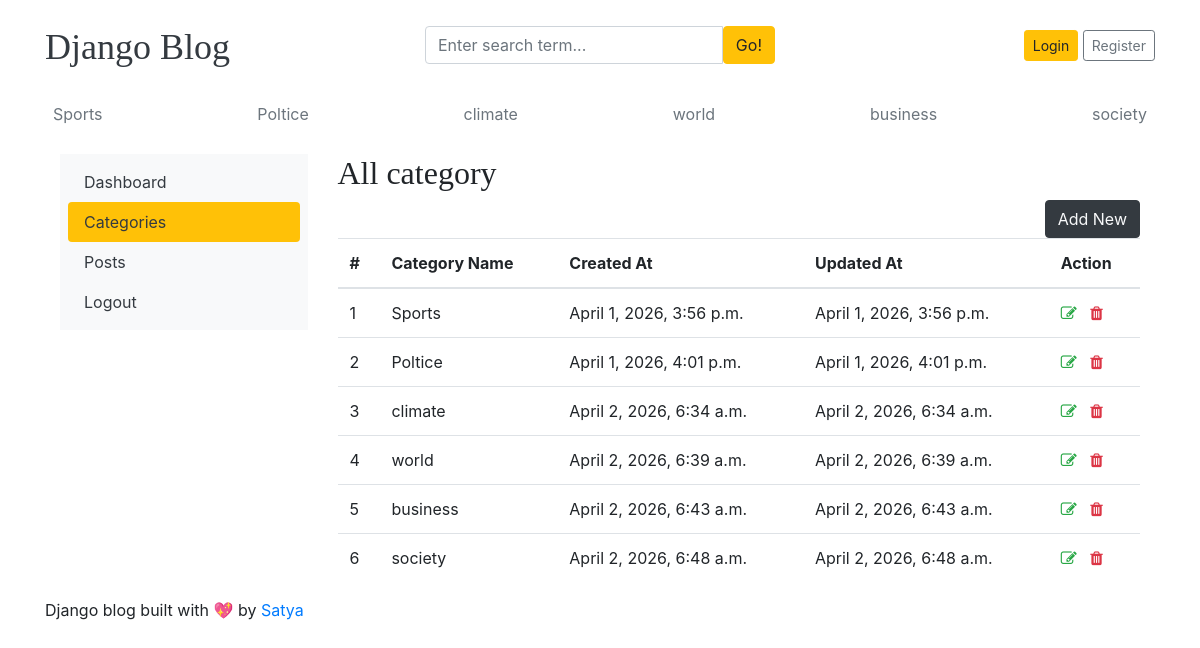
Page /dashboard/categories/ on the earlier database version.
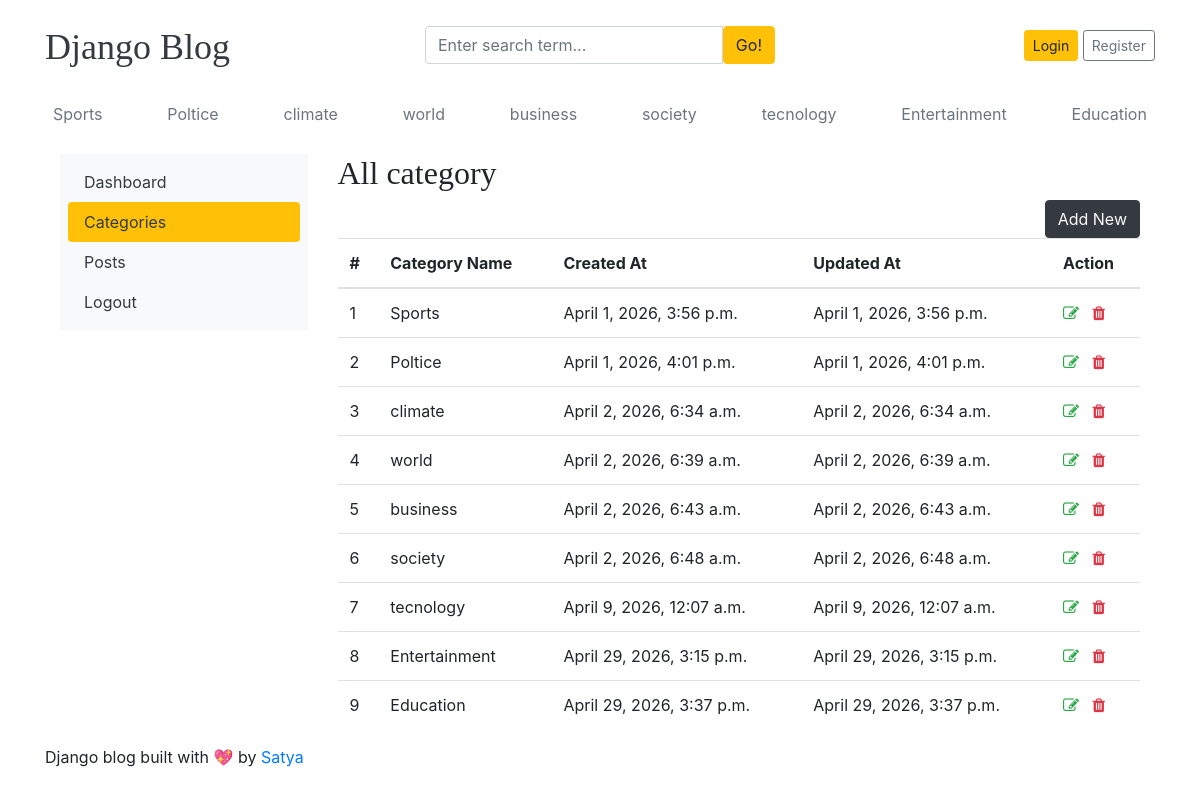
Same page on the later database version.
### blogs/models.py (models this page shows)
class Category(models.Model):
    category_name = models.CharField(max_length=50, unique=True)
    created_at = models.DateTimeField(auto_now_add=True)
    updated_at = models.DateTimeField(auto_now=True)
    class Meta:
        verbose_name_plural = 'categories'
    def __str__(self):
        return self.category_name

### dashboards/views.py (the view)
# urls.py: path('categories/',views.categories, name='categories'),
def categories(request):
    return render(request,'dashboard/categories.html')

### blogs/context_processors.py (called while the page is built)
def get_categories(request):
    categories = Category.objects.all()
    return dict(categories=categories)

def get_social_links(request):
    social_links = SocialLink.objects.all()
    return dict(social_links=social_links)

### templates/dashboard/categories.html (shortened to what this page needs)
{% extends "base.html" %}
{%block content %}
<div class="row">
 {% include 'dashboard/sidebar.html'%}
     <div class="col-md-9">
        <h2>All category</h2>
        <a href="{% url 'add_category' %}" class="btn btn-dark text-light float-right"> Add New</a>
        <table class="table table-hover">
  <thead>
    <tr>
      <th >#</th>
      <th >Category Name</th>
      <th >Created At</th>
      <th > Updated At</th>
      <th> Action </th>
    </tr>
  </thead>
  <tbody>
    {%for cat in categories%}
    <tr>
      <td >{{forloop.counter}}</td>
      <td>{{cat}}</td>
      <td>{{cat.created_at}}</td>
      <td>{{cat.updated_at}}</td>
      <td>
          <a href="{% url 'edit_category' cat.id%}"><i class="fa fa-edit text-success"></i></a>
         <a href="{% url 'delete_category' cat.id%}"> <i class="fa fa-trash text-danger"></i></a>
      </td>
    </tr>
    {% endfor %}
  </tbody>
</table>
     </div>
 </div>
{% endblock %}

### templates/base.html (shortened to what this page needs)
{% load static %}
<!DOCTYPE html>
<html lang="en">
<head>
    <link href="https://getbootstrap.com/docs/4.0/dist/css/bootstrap.min.css" rel="stylesheet">
    <link href="{% static 'css/blog.css' %}" rel="stylesheet">
    <link rel="stylesheet" href="https://cdnjs.cloudflare.com/ajax/libs/font-awesome/4.7.0/css/font-awesome.min.css">
  </head>
<body>
    <div class="container">
      <header class="blog-header py-3">
        <div class="row flex-nowrap justify-content-between align-items-center">
          <div class="col-4 pt-1">
            <a class="blog-header-logo text-dark" href="/">Django Blog</a>
          </div>
          <div class="col-4">
            <form action="{% url 'search' %}" method="GET">
              <div class="input-group">
                <input class="form-control" type="text" name="keyword" value="{{ keyword }}" placeholder="Enter search term..." aria-label="Enter search term..." aria-describedby="button-search" />
                <button type="submit" class="btn btn-warning" id="button-search" type="button">Go!</button>
            </div>
            </form>
          </div>
          <div class="col-4 d-flex justify-content-end align-items-center">
            {% if not user.is_authenticated %}
            <a class="btn btn-sm btn-warning" href="{% url 'login' %}">Login</a> &nbsp;
            <a class="btn btn-sm btn-outline-secondary" href="{% url 'register' %}">Register</a>
            {% else %}
            <span><a href="{% url 'dashboard' %}">Dashboard</a></span>
            &emsp;
            <span><a href="{% url 'logout' %}">Logout</a></span>
            {% endif %}
          </div>
        </div>
      </header>
      <div class="nav-scroller py-1 mb-2">
        <nav class="nav d-flex justify-content-between">
          {% for cat in categories %}
          <a class="p-2 text-muted" href="{% url 'posts_by_category' cat.id %}">{{ cat.category_name }}</a>
          {% endfor %}
        </nav>
      </div>
<div class="container mt-3">
    {% block content %}
    {% endblock %}
</div>
<footer class="blog-footer">
    <p>Django blog built with 💖 by <a href="#">Satya</a></p>
  </footer>
  </body>
  </html>

Differences in the rows shown:
added Category: category_name "tecnology", created_at "April 9, 2026, 12:07 a.m.", updated_at "April 9, 2026, 12:07 a.m."
added Category: category_name "Entertainment", created_at "April 29, 2026, 3:15 p.m.", updated_at "April 29, 2026, 3:15 p.m."
added Category: category_name "Education", created_at "April 29, 2026, 3:37 p.m.", updated_at "April 29, 2026, 3:37 p.m."
